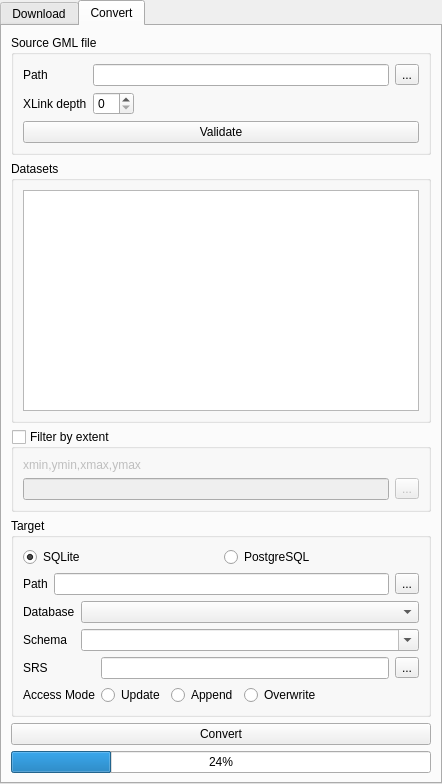
<?xml version="1.0" encoding="UTF-8"?>
<ui version="4.0">
 <class>GmlasPluginDockWidgetBase</class>
 <widget class="QDockWidget" name="GmlasPluginDockWidgetBase">
  <property name="geometry">
   <rect>
    <x>0</x>
    <y>0</y>
    <width>442</width>
    <height>784</height>
   </rect>
  </property>
  <property name="windowTitle">
   <string>GMLAS</string>
  </property>
  <widget class="QWidget" name="dockWidgetContents">
   <layout class="QVBoxLayout" name="verticalLayout_10">
    <property name="margin">
     <number>0</number>
    </property>
    <item>
     <widget class="QTabWidget" name="tabWidget">
      <property name="currentIndex">
       <number>1</number>
      </property>
      <widget class="QWidget" name="tab">
       <attribute name="title">
        <string>Download</string>
       </attribute>
       <layout class="QVBoxLayout" name="verticalLayout">
        <item>
         <widget class="QGroupBox" name="groupBox_2">
          <property name="title">
           <string>WFS 2 Server</string>
          </property>
          <layout class="QVBoxLayout" name="verticalLayout_3">
           <item>
            <layout class="QFormLayout" name="formLayout">
             <property name="fieldGrowthPolicy">
              <enum>QFormLayout::AllNonFixedFieldsGrow</enum>
             </property>
             <item row="0" column="0">
              <widget class="QLabel" name="label">
               <property name="text">
                <string>WFS2 server</string>
               </property>
              </widget>
             </item>
             <item row="0" column="1">
              <widget class="QComboBox" name="uriComboBox">
               <property name="editable">
                <bool>true</bool>
               </property>
               <property name="sizeAdjustPolicy">
                <enum>QComboBox::AdjustToMinimumContentsLength</enum>
               </property>
              </widget>
             </item>
             <item row="1" column="0">
              <widget class="QLabel" name="label_2">
               <property name="text">
                <string>Username</string>
               </property>
              </widget>
             </item>
             <item row="1" column="1">
              <widget class="QLineEdit" name="lineEdit"/>
             </item>
             <item row="2" column="0">
              <widget class="QLabel" name="label_3">
               <property name="text">
                <string>Password</string>
               </property>
              </widget>
             </item>
             <item row="2" column="1">
              <widget class="QLineEdit" name="lineEdit_2"/>
             </item>
            </layout>
           </item>
           <item>
            <widget class="QPushButton" name="getCapabilitiesButton">
             <property name="text">
              <string>GetCapabilities</string>
             </property>
            </widget>
           </item>
          </layout>
         </widget>
        </item>
        <item>
         <widget class="QGroupBox" name="bboxGroupBox">
          <property name="title">
           <string>Filter by extent</string>
          </property>
          <property name="checkable">
           <bool>true</bool>
          </property>
          <property name="checked">
           <bool>false</bool>
          </property>
          <layout class="QVBoxLayout" name="verticalLayout_11">
           <item>
            <widget class="QLabel" name="label_13">
             <property name="text">
              <string>xmin,ymin,xmax,ymax</string>
             </property>
            </widget>
           </item>
           <item>
            <layout class="QHBoxLayout" name="horizontalLayout_10">
             <item>
              <widget class="QLineEdit" name="bboxLineEdit"/>
             </item>
             <item>
              <widget class="QToolButton" name="toolButton_5">
               <property name="text">
                <string>...</string>
               </property>
              </widget>
             </item>
            </layout>
           </item>
          </layout>
         </widget>
        </item>
        <item>
         <widget class="QGroupBox" name="groupBox">
          <property name="title">
           <string>Request options</string>
          </property>
          <property name="checkable">
           <bool>false</bool>
          </property>
          <layout class="QVBoxLayout" name="verticalLayout_2">
           <item>
            <layout class="QFormLayout" name="formLayout_5">
             <property name="fieldGrowthPolicy">
              <enum>QFormLayout::AllNonFixedFieldsGrow</enum>
             </property>
             <item row="0" column="0">
              <widget class="QLabel" name="label_10">
               <property name="text">
                <string>Feature limit</string>
               </property>
              </widget>
             </item>
             <item row="0" column="1">
              <layout class="QHBoxLayout" name="horizontalLayout_5">
               <item>
                <widget class="QSpinBox" name="featureLimitBox">
                 <property name="maximum">
                  <number>10000</number>
                 </property>
                 <property name="value">
                  <number>10</number>
                 </property>
                </widget>
               </item>
               <item>
                <spacer name="horizontalSpacer">
                 <property name="orientation">
                  <enum>Qt::Horizontal</enum>
                 </property>
                 <property name="sizeHint" stdset="0">
                  <size>
                   <width>40</width>
                   <height>20</height>
                  </size>
                 </property>
                </spacer>
               </item>
              </layout>
             </item>
            </layout>
           </item>
          </layout>
         </widget>
        </item>
        <item>
         <widget class="QGroupBox" name="groupBox_3">
          <property name="title">
           <string>Output</string>
          </property>
          <layout class="QVBoxLayout" name="verticalLayout_4">
           <item>
            <layout class="QFormLayout" name="formLayout_2">
             <item row="0" column="0">
              <widget class="QLabel" name="label_4">
               <property name="text">
                <string>Path</string>
               </property>
              </widget>
             </item>
             <item row="0" column="1">
              <layout class="QHBoxLayout" name="horizontalLayout_6">
               <item>
                <widget class="QLineEdit" name="lineEdit_7">
                 <property name="placeholderText">
                  <string>Create temporary file</string>
                 </property>
                </widget>
               </item>
               <item>
                <widget class="QToolButton" name="toolButton_3">
                 <property name="text">
                  <string>...</string>
                 </property>
                </widget>
               </item>
              </layout>
             </item>
            </layout>
           </item>
          </layout>
         </widget>
        </item>
        <item>
         <widget class="QPushButton" name="downloadButton">
          <property name="text">
           <string>Download</string>
          </property>
         </widget>
        </item>
        <item>
         <widget class="QProgressBar" name="downloadProgressBar">
          <property name="value">
           <number>24</number>
          </property>
         </widget>
        </item>
        <item>
         <spacer name="verticalSpacer">
          <property name="orientation">
           <enum>Qt::Vertical</enum>
          </property>
          <property name="sizeHint" stdset="0">
           <size>
            <width>20</width>
            <height>40</height>
           </size>
          </property>
         </spacer>
        </item>
       </layout>
      </widget>
      <widget class="QWidget" name="tab_2">
       <attribute name="title">
        <string>Convert</string>
       </attribute>
       <layout class="QVBoxLayout" name="verticalLayout_5" stretch="0,1,0,0,0,0">
        <item>
         <widget class="QGroupBox" name="groupBox_7">
          <property name="title">
           <string>Source GML file</string>
          </property>
          <layout class="QVBoxLayout" name="verticalLayout_9">
           <item>
            <layout class="QFormLayout" name="formLayout_3">
             <property name="fieldGrowthPolicy">
              <enum>QFormLayout::AllNonFixedFieldsGrow</enum>
             </property>
             <item row="0" column="0">
              <widget class="QLabel" name="label_5">
               <property name="text">
                <string>Path</string>
               </property>
              </widget>
             </item>
             <item row="0" column="1">
              <layout class="QHBoxLayout" name="horizontalLayout">
               <item>
                <widget class="QLineEdit" name="gmlPathLineEdit"/>
               </item>
               <item>
                <widget class="QToolButton" name="gmlPathButton">
                 <property name="text">
                  <string>...</string>
                 </property>
                </widget>
               </item>
              </layout>
             </item>
             <item row="1" column="0">
              <widget class="QLabel" name="label_11">
               <property name="text">
                <string>XLink depth</string>
               </property>
              </widget>
             </item>
             <item row="1" column="1">
              <layout class="QHBoxLayout" name="horizontalLayout_7">
               <item>
                <widget class="QSpinBox" name="spinBox_2"/>
               </item>
               <item>
                <spacer name="horizontalSpacer_2">
                 <property name="orientation">
                  <enum>Qt::Horizontal</enum>
                 </property>
                 <property name="sizeHint" stdset="0">
                  <size>
                   <width>40</width>
                   <height>20</height>
                  </size>
                 </property>
                </spacer>
               </item>
              </layout>
             </item>
            </layout>
           </item>
           <item>
            <widget class="QPushButton" name="validateButton">
             <property name="text">
              <string>Validate</string>
             </property>
            </widget>
           </item>
          </layout>
         </widget>
        </item>
        <item>
         <widget class="QGroupBox" name="groupBox_4">
          <property name="sizePolicy">
           <sizepolicy hsizetype="Preferred" vsizetype="Expanding">
            <horstretch>0</horstretch>
            <verstretch>0</verstretch>
           </sizepolicy>
          </property>
          <property name="title">
           <string>Datasets</string>
          </property>
          <layout class="QVBoxLayout" name="verticalLayout_6">
           <item>
            <widget class="QListWidget" name="datasetsListWidget">
             <property name="selectionMode">
              <enum>QAbstractItemView::MultiSelection</enum>
             </property>
            </widget>
           </item>
          </layout>
         </widget>
        </item>
        <item>
         <widget class="QGroupBox" name="groupBox_5">
          <property name="title">
           <string>Filter by extent</string>
          </property>
          <property name="checkable">
           <bool>true</bool>
          </property>
          <property name="checked">
           <bool>false</bool>
          </property>
          <layout class="QVBoxLayout" name="verticalLayout_7">
           <item>
            <widget class="QLabel" name="label_12">
             <property name="text">
              <string>xmin,ymin,xmax,ymax</string>
             </property>
            </widget>
           </item>
           <item>
            <layout class="QHBoxLayout" name="horizontalLayout_9">
             <item>
              <widget class="QLineEdit" name="lineEdit_9"/>
             </item>
             <item>
              <widget class="QToolButton" name="toolButton_4">
               <property name="text">
                <string>...</string>
               </property>
              </widget>
             </item>
            </layout>
           </item>
          </layout>
         </widget>
        </item>
        <item>
         <widget class="QGroupBox" name="groupBox_6">
          <property name="sizePolicy">
           <sizepolicy hsizetype="Preferred" vsizetype="Minimum">
            <horstretch>0</horstretch>
            <verstretch>0</verstretch>
           </sizepolicy>
          </property>
          <property name="title">
           <string>Target</string>
          </property>
          <layout class="QVBoxLayout" name="verticalLayout_8">
           <item>
            <widget class="QWidget" name="formatWidget" native="true">
             <layout class="QHBoxLayout" name="horizontalLayout_3">
              <property name="margin">
               <number>0</number>
              </property>
              <item>
               <widget class="QRadioButton" name="sqliteRadioButton">
                <property name="text">
                 <string>SQLite</string>
                </property>
                <property name="checked">
                 <bool>true</bool>
                </property>
               </widget>
              </item>
              <item>
               <widget class="QRadioButton" name="pgsqlRadioButton">
                <property name="text">
                 <string>PostgreSQL</string>
                </property>
               </widget>
              </item>
             </layout>
            </widget>
           </item>
           <item>
            <widget class="QWidget" name="sqliteFormWidget" native="true">
             <layout class="QFormLayout" name="formLayout_7">
              <property name="margin">
               <number>0</number>
              </property>
              <item row="0" column="0">
               <widget class="QLabel" name="label_14">
                <property name="text">
                 <string>Path</string>
                </property>
               </widget>
              </item>
              <item row="0" column="1">
               <layout class="QHBoxLayout" name="horizontalLayout_2">
                <item>
                 <widget class="QLineEdit" name="sqlitePathLineEdit"/>
                </item>
                <item>
                 <widget class="QToolButton" name="sqlitePathButton">
                  <property name="text">
                   <string>...</string>
                  </property>
                 </widget>
                </item>
               </layout>
              </item>
             </layout>
            </widget>
           </item>
           <item>
            <widget class="QWidget" name="pgsqlFormWidget" native="true">
             <layout class="QFormLayout" name="formLayout_8">
              <property name="margin">
               <number>0</number>
              </property>
              <item row="0" column="0">
               <widget class="QLabel" name="label_8">
                <property name="text">
                 <string>Database</string>
                </property>
               </widget>
              </item>
              <item row="0" column="1">
               <widget class="QComboBox" name="pgsqlConnectionsBox"/>
              </item>
              <item row="1" column="0">
               <widget class="QLabel" name="label_9">
                <property name="text">
                 <string>Schema</string>
                </property>
               </widget>
              </item>
              <item row="1" column="1">
               <widget class="QComboBox" name="pgsqlSchemaBox">
                <property name="editable">
                 <bool>true</bool>
                </property>
               </widget>
              </item>
             </layout>
            </widget>
           </item>
           <item>
            <layout class="QFormLayout" name="formLayout_4">
             <property name="fieldGrowthPolicy">
              <enum>QFormLayout::AllNonFixedFieldsGrow</enum>
             </property>
             <item row="0" column="0">
              <widget class="QLabel" name="label_6">
               <property name="text">
                <string>SRS</string>
               </property>
              </widget>
             </item>
             <item row="0" column="1">
              <layout class="QHBoxLayout" name="horizontalLayout_4">
               <item>
                <widget class="QLineEdit" name="lineEdit_13"/>
               </item>
               <item>
                <widget class="QToolButton" name="toolButton_2">
                 <property name="text">
                  <string>...</string>
                 </property>
                </widget>
               </item>
              </layout>
             </item>
             <item row="1" column="1">
              <layout class="QHBoxLayout" name="horizontalLayout_8">
               <item>
                <widget class="QRadioButton" name="updateRadioButton">
                 <property name="text">
                  <string>Update</string>
                 </property>
                </widget>
               </item>
               <item>
                <widget class="QRadioButton" name="appendRadioButton">
                 <property name="text">
                  <string>Append</string>
                 </property>
                </widget>
               </item>
               <item>
                <widget class="QRadioButton" name="overwriteRadioButton">
                 <property name="text">
                  <string>Overwrite</string>
                 </property>
                </widget>
               </item>
               <item>
                <spacer name="horizontalSpacer_3">
                 <property name="orientation">
                  <enum>Qt::Horizontal</enum>
                 </property>
                 <property name="sizeHint" stdset="0">
                  <size>
                   <width>40</width>
                   <height>20</height>
                  </size>
                 </property>
                </spacer>
               </item>
              </layout>
             </item>
             <item row="1" column="0">
              <widget class="QLabel" name="label_7">
               <property name="text">
                <string>Access Mode</string>
               </property>
              </widget>
             </item>
            </layout>
           </item>
          </layout>
         </widget>
        </item>
        <item>
         <widget class="QPushButton" name="convertButton">
          <property name="text">
           <string>Convert</string>
          </property>
         </widget>
        </item>
        <item>
         <widget class="QProgressBar" name="convertProgressBar">
          <property name="value">
           <number>24</number>
          </property>
         </widget>
        </item>
       </layout>
      </widget>
     </widget>
    </item>
   </layout>
  </widget>
 </widget>
 <resources/>
 <connections/>
</ui>
